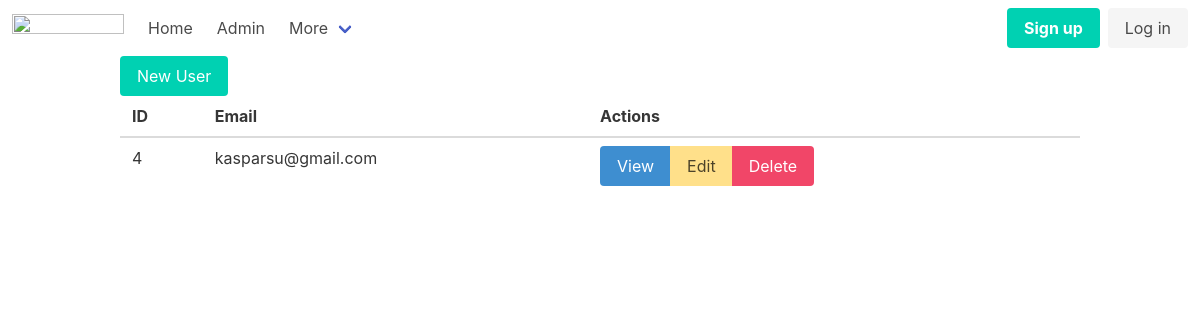
Before: /admin/users with the older database file.
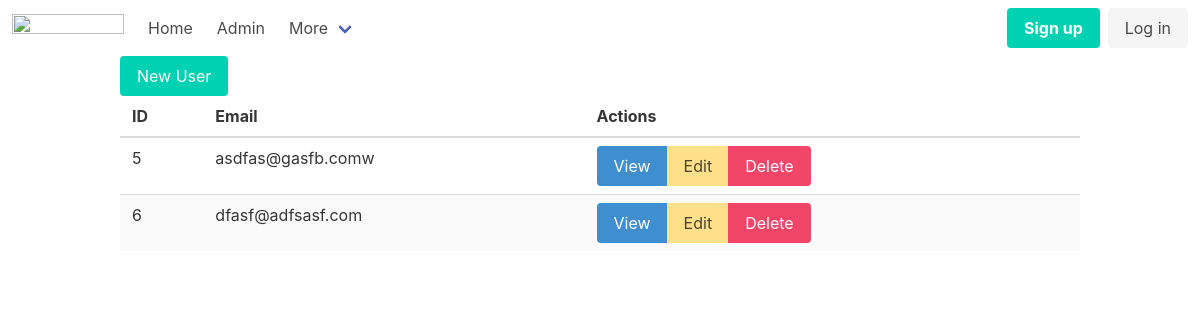
After: the same page with the newer database file.
### tables this page shows
CREATE TABLE users
(
    id       integer
        primary key autoincrement,
    email    text not null
        unique,
    password text not null
);

### src/Router.php (called while the page is built, shortened)
<?php
class Router {
    public static $routes = [];
    public $path;
    public $method;
    public function __construct($path, $method) {
        $this->path = parse_url($path, PHP_URL_PATH);
        $this->method = $method;
    }
    public function match(){
        foreach(self::$routes as $route){
            if(strtolower($route['path']) === strtolower($this->path) && $this->method === $route['method']){
                return $route;
            }
        }
        return false;
    }
    public static function addRoute($method, $path, $action){
        self::$routes[] = [
            'method' => $method,
            'path' => $path,
            'action' => $action
        ];
    }
}

### helpers.php (called while the page is built, shortened)
<?php
function view($viewName, $vars = []){
    extract($vars);
    include __DIR__ . "/views/$viewName.php";
}
function auth(){
    return User::auth();
}

### src/Controllers/UserController.php (called while the page is built, shortened)
<?php
class UserController {
    public function index() {
        $users = User::all();
        view('users/index', compact('users'));
    }
}

### src/Models/User.php (called while the page is built, shortened)
<?php
class User extends Model{
    public static function auth(){
        return false;
    }
}

### src/DB.php (called while the page is built, shortened)
<?php
class DB {
    private $conn;
    public function __construct(){
        try {
            $this->conn = new PDO("sqlite:db.sqlite");
            $this->conn->setAttribute(PDO::ATTR_ERRMODE, PDO::ERRMODE_EXCEPTION);
        } catch(PDOException $e) {
            echo "Connection failed: " . $e->getMessage();
        }
    }
    public function all($table, $class){
        $stmt = $this->conn->prepare("SELECT * FROM $table");
        $stmt->execute();
        $stmt->setFetchMode(PDO::FETCH_CLASS, $class);
        return $stmt->fetchAll();
    }
}

### src/Models/Model.php (called while the page is built, shortened)
<?php
class Model {
    public static $table;
    public static function all(){
        $db = new DB();
        return $db->all(static::$table, static::class);
    }
}

### views/users/index.php (the view)
<?php include __DIR__ . '/../partials/header.php'; ?>
<div class="container">
    <a href="/admin/users/new" class="button is-primary">New User</a>
    <table class="table is-striped is-fullwidth">
        <thead>
            <th>ID</th>
            <th>Email</th>
            <th>Actions</th>
        </thead>
        <tbody>
            <?php foreach ($users as $user): ?>
                <tr>
                    <td><?= $user->id ?></td>
                    <td><?= $user->email ?></td>
                    <td>
                        <div class="buttons has-addons">
                            <a class="button is-info" href="/admin/users/view?id=<?= $user->id ?>">View</a>
                            <a class="button is-warning" href="/admin/users/edit?id=<?= $user->id ?>">Edit</a>
                            <a class="button is-danger" href="/admin/users/delete?id=<?= $user->id ?>">Delete</a>
                        </div>
                    </td>
                </tr>
            <?php endforeach; ?>
        </tbody>
    </table>
</div>
<?php include __DIR__ . '/../partials/footer.php'; ?>

### public/index.php (shortened to what this page needs)
<?php
require __DIR__ . '/../helpers.php';
$router = new Router($_SERVER['REQUEST_URI'], $_SERVER['REQUEST_METHOD']);
$match = $router->match();
if($match){
    if(is_callable($match['action'])){
        call_user_func($match['action']);
    } else if(is_array($match['action'])){
        $controller = new $class();
        $method = $match['action'][1];
        $controller->$method();
    }
} else {
    echo 404;
}

### views/partials/header.php (shortened to what this page needs)
<!DOCTYPE html>
<html lang="en">
<head>
    <link rel="stylesheet" href="https://cdn.jsdelivr.net/npm/bulma@0.9.4/css/bulma.min.css">
</head>
<body>
<?php include __DIR__ . '/nav.php'; ?>

### views/partials/nav.php (shortened to what this page needs)
<nav class="navbar" role="navigation" aria-label="main navigation">
  <div class="navbar-brand">
    <a class="navbar-item" href="https://bulma.io">
      <img src="https://bulma.io/images/bulma-logo.png" width="112" height="28">
    </a>
  </div>
  <div id="navbarBasicExample" class="navbar-menu">
    <div class="navbar-start">
      <a class="navbar-item" href="/">
        Home
      </a>
      <a class="navbar-item" href="/admin/articles">
        Admin
      </a>
    <div class="navbar-item has-dropdown is-hoverable">
        <a class="navbar-link">
          More
        </a>
      </div>
    </div>
  </div>
    <div class="navbar-end">
      <div class="navbar-item">
        <?php if(auth()): ?>
          <div class="navbar-item has-dropdown is-hoverable">
            <a class="navbar-link">
              <?=auth()->email?>
            </a>
            <div class="navbar-dropdown">
              <a class="navbar-item" href="/logout">
                Logout
              </a>
            </div>
          </div>
﻿
        <?php else: ?>
          <div class="buttons">
            <a class="button is-primary" href="/register">
              <strong>Sign up</strong>
            </a>
            <a class="button is-light" href="/login">
              Log in
            </a>
          </div>
        <?php endif;?>
      </div>
    </div>
</nav>

Changed rows visible on the page:
removed users: id "4", email "kasparsu@gmail.com"
added users: id "5", email "asdfas@gasfb.comw"
added users: id "6", email "dfasf@adfsasf.com"
